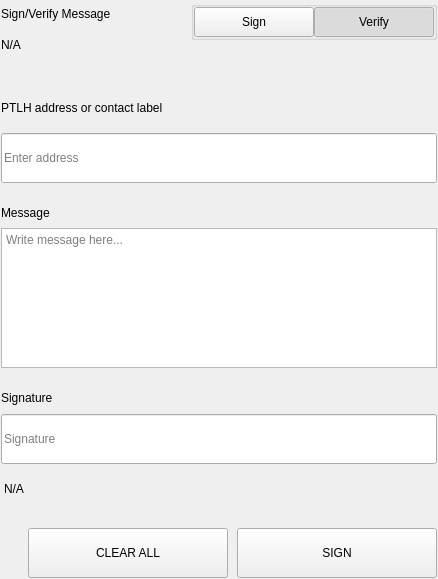
<?xml version="1.0" encoding="UTF-8"?>
<ui version="4.0">
 <class>SettingsSignMessageWidgets</class>
 <widget class="QWidget" name="SettingsSignMessageWidgets">
  <property name="geometry">
   <rect>
    <x>0</x>
    <y>0</y>
    <width>438</width>
    <height>579</height>
   </rect>
  </property>
  <property name="windowTitle">
   <string>Form</string>
  </property>
  <layout class="QVBoxLayout" name="verticalLayout">
   <property name="spacing">
    <number>0</number>
   </property>
   <property name="leftMargin">
    <number>0</number>
   </property>
   <property name="topMargin">
    <number>0</number>
   </property>
   <property name="rightMargin">
    <number>0</number>
   </property>
   <property name="bottomMargin">
    <number>0</number>
   </property>
   <item>
    <widget class="QWidget" name="left" native="true">
     <layout class="QVBoxLayout" name="verticalLayout_3">
      <property name="leftMargin">
       <number>0</number>
      </property>
      <property name="topMargin">
       <number>0</number>
      </property>
      <property name="rightMargin">
       <number>0</number>
      </property>
      <property name="bottomMargin">
       <number>0</number>
      </property>
      <item>
       <widget class="QWidget" name="container_sign" native="true">
        <layout class="QVBoxLayout" name="verticalLayout_2">
         <property name="spacing">
          <number>0</number>
         </property>
         <property name="leftMargin">
          <number>1</number>
         </property>
         <property name="topMargin">
          <number>1</number>
         </property>
         <property name="rightMargin">
          <number>1</number>
         </property>
         <property name="bottomMargin">
          <number>1</number>
         </property>
         <item>
          <layout class="QHBoxLayout" name="horizontalLayout_3" stretch="3,1">
           <property name="spacing">
            <number>40</number>
           </property>
           <item>
            <layout class="QVBoxLayout" name="verticalLayoutTitle">
             <property name="spacing">
              <number>5</number>
             </property>
             <item>
              <widget class="QLabel" name="labelTitle">
               <property name="text">
                <string>Sign/Verify Message</string>
               </property>
              </widget>
             </item>
             <item>
              <widget class="QLabel" name="labelSubtitle1">
               <property name="text">
                <string notr="true">N/A</string>
               </property>
               <property name="wordWrap">
                <bool>true</bool>
               </property>
              </widget>
             </item>
            </layout>
           </item>
           <item alignment="Qt::AlignRight|Qt::AlignTop">
            <widget class="QWidget" name="containerSwitch" native="true">
             <property name="styleSheet">
              <string notr="true">#containerSwitch{
	padding-top:9px;
}</string>
             </property>
             <layout class="QVBoxLayout" name="verticalLayout_6">
              <property name="spacing">
               <number>4</number>
              </property>
              <property name="leftMargin">
               <number>0</number>
              </property>
              <property name="topMargin">
               <number>0</number>
              </property>
              <property name="rightMargin">
               <number>0</number>
              </property>
              <property name="bottomMargin">
               <number>0</number>
              </property>
              <item alignment="Qt::AlignRight">
               <widget class="QGroupBox" name="groupBox">
                <property name="sizePolicy">
                 <sizepolicy hsizetype="Fixed" vsizetype="Preferred">
                  <horstretch>0</horstretch>
                  <verstretch>0</verstretch>
                 </sizepolicy>
                </property>
                <property name="title">
                 <string/>
                </property>
                <property name="alignment">
                 <set>Qt::AlignRight|Qt::AlignTop|Qt::AlignTrailing</set>
                </property>
                <layout class="QHBoxLayout" name="horizontalLayout_4">
                 <property name="spacing">
                  <number>0</number>
                 </property>
                 <property name="leftMargin">
                  <number>0</number>
                 </property>
                 <property name="topMargin">
                  <number>0</number>
                 </property>
                 <property name="rightMargin">
                  <number>0</number>
                 </property>
                 <property name="bottomMargin">
                  <number>0</number>
                 </property>
                 <item>
                  <widget class="QPushButton" name="pushSign">
                   <property name="minimumSize">
                    <size>
                     <width>120</width>
                     <height>30</height>
                    </size>
                   </property>
                   <property name="maximumSize">
                    <size>
                     <width>120</width>
                     <height>30</height>
                    </size>
                   </property>
                   <property name="focusPolicy">
                    <enum>Qt::NoFocus</enum>
                   </property>
                   <property name="text">
                    <string>Sign</string>
                   </property>
                   <property name="checkable">
                    <bool>true</bool>
                   </property>
                   <property name="autoExclusive">
                    <bool>true</bool>
                   </property>
                  </widget>
                 </item>
                 <item>
                  <widget class="QPushButton" name="pushVerify">
                   <property name="minimumSize">
                    <size>
                     <width>120</width>
                     <height>30</height>
                    </size>
                   </property>
                   <property name="maximumSize">
                    <size>
                     <width>120</width>
                     <height>30</height>
                    </size>
                   </property>
                   <property name="focusPolicy">
                    <enum>Qt::NoFocus</enum>
                   </property>
                   <property name="text">
                    <string>Verify</string>
                   </property>
                   <property name="checkable">
                    <bool>true</bool>
                   </property>
                   <property name="checked">
                    <bool>true</bool>
                   </property>
                   <property name="autoExclusive">
                    <bool>true</bool>
                   </property>
                  </widget>
                 </item>
                </layout>
               </widget>
              </item>
              <item alignment="Qt::AlignHCenter|Qt::AlignTop">
               <widget class="QLabel" name="labelSubtitleSwitch">
                <property name="text">
                 <string/>
                </property>
                <property name="alignment">
                 <set>Qt::AlignRight|Qt::AlignTrailing|Qt::AlignVCenter</set>
                </property>
               </widget>
              </item>
             </layout>
            </widget>
           </item>
          </layout>
         </item>
         <item>
          <spacer name="verticalSpacer_2">
           <property name="orientation">
            <enum>Qt::Vertical</enum>
           </property>
           <property name="sizeType">
            <enum>QSizePolicy::Fixed</enum>
           </property>
           <property name="sizeHint" stdset="0">
            <size>
             <width>20</width>
             <height>40</height>
            </size>
           </property>
          </spacer>
         </item>
         <item>
          <widget class="QWidget" name="containerAddress" native="true">
           <property name="sizePolicy">
            <sizepolicy hsizetype="Preferred" vsizetype="Fixed">
             <horstretch>0</horstretch>
             <verstretch>0</verstretch>
            </sizepolicy>
           </property>
           <layout class="QVBoxLayout" name="verticalLayout_5" stretch="0,0">
            <property name="spacing">
             <number>15</number>
            </property>
            <property name="leftMargin">
             <number>0</number>
            </property>
            <property name="topMargin">
             <number>0</number>
            </property>
            <property name="rightMargin">
             <number>0</number>
            </property>
            <property name="bottomMargin">
             <number>0</number>
            </property>
            <item>
             <widget class="QLabel" name="labelSubtitleAddress">
              <property name="minimumSize">
               <size>
                <width>0</width>
                <height>20</height>
               </size>
              </property>
              <property name="maximumSize">
               <size>
                <width>16777215</width>
                <height>20</height>
               </size>
              </property>
              <property name="text">
               <string>PTLH address or contact label</string>
              </property>
             </widget>
            </item>
            <item>
             <widget class="QLineEdit" name="addressIn_SM">
              <property name="minimumSize">
               <size>
                <width>0</width>
                <height>50</height>
               </size>
              </property>
              <property name="maximumSize">
               <size>
                <width>16777215</width>
                <height>50</height>
               </size>
              </property>
              <property name="placeholderText">
               <string>Enter address</string>
              </property>
             </widget>
            </item>
           </layout>
          </widget>
         </item>
         <item>
          <spacer name="verticalSpacer_3">
           <property name="orientation">
            <enum>Qt::Vertical</enum>
           </property>
           <property name="sizeType">
            <enum>QSizePolicy::Fixed</enum>
           </property>
           <property name="sizeHint" stdset="0">
            <size>
             <width>20</width>
             <height>20</height>
            </size>
           </property>
          </spacer>
         </item>
         <item>
          <layout class="QVBoxLayout" name="verticalLayout_9">
           <property name="spacing">
            <number>5</number>
           </property>
           <item>
            <widget class="QLabel" name="labelSubtitleMessage">
             <property name="minimumSize">
              <size>
               <width>0</width>
               <height>20</height>
              </size>
             </property>
             <property name="maximumSize">
              <size>
               <width>16777215</width>
               <height>20</height>
              </size>
             </property>
             <property name="text">
              <string>Message</string>
             </property>
            </widget>
           </item>
           <item>
            <widget class="QPlainTextEdit" name="messageIn_SM">
             <property name="minimumSize">
              <size>
               <width>0</width>
               <height>140</height>
              </size>
             </property>
             <property name="maximumSize">
              <size>
               <width>16777215</width>
               <height>140</height>
              </size>
             </property>
             <property name="placeholderText">
              <string>Write message here...</string>
             </property>
            </widget>
           </item>
          </layout>
         </item>
         <item>
          <spacer name="verticalSpacer_4">
           <property name="orientation">
            <enum>Qt::Vertical</enum>
           </property>
           <property name="sizeType">
            <enum>QSizePolicy::Fixed</enum>
           </property>
           <property name="sizeHint" stdset="0">
            <size>
             <width>20</width>
             <height>20</height>
            </size>
           </property>
          </spacer>
         </item>
         <item>
          <widget class="QWidget" name="widget" native="true">
           <property name="minimumSize">
            <size>
             <width>0</width>
             <height>75</height>
            </size>
           </property>
           <property name="maximumSize">
            <size>
             <width>16777215</width>
             <height>16777215</height>
            </size>
           </property>
           <layout class="QVBoxLayout" name="verticalLayout_4">
            <property name="leftMargin">
             <number>0</number>
            </property>
            <property name="topMargin">
             <number>0</number>
            </property>
            <property name="rightMargin">
             <number>0</number>
            </property>
            <property name="bottomMargin">
             <number>0</number>
            </property>
            <item>
             <widget class="QLabel" name="labelSubtitleSignature">
              <property name="minimumSize">
               <size>
                <width>0</width>
                <height>20</height>
               </size>
              </property>
              <property name="maximumSize">
               <size>
                <width>16777215</width>
                <height>20</height>
               </size>
              </property>
              <property name="text">
               <string>Signature</string>
              </property>
             </widget>
            </item>
            <item>
             <widget class="QLineEdit" name="signatureOut_SM">
              <property name="minimumSize">
               <size>
                <width>0</width>
                <height>50</height>
               </size>
              </property>
              <property name="placeholderText">
               <string>Signature</string>
              </property>
             </widget>
            </item>
           </layout>
          </widget>
         </item>
         <item>
          <widget class="QLabel" name="statusLabel_SM">
           <property name="styleSheet">
            <string notr="true">padding-top:5px;</string>
           </property>
           <property name="text">
            <string notr="true">N/A</string>
           </property>
          </widget>
         </item>
         <item>
          <spacer name="verticalSpacer">
           <property name="orientation">
            <enum>Qt::Vertical</enum>
           </property>
           <property name="sizeType">
            <enum>QSizePolicy::Fixed</enum>
           </property>
           <property name="sizeHint" stdset="0">
            <size>
             <width>20</width>
             <height>20</height>
            </size>
           </property>
          </spacer>
         </item>
         <item>
          <layout class="QHBoxLayout" name="horizontalLayout_7">
           <property name="spacing">
            <number>9</number>
           </property>
           <item>
            <spacer name="horizontalSpacer_5">
             <property name="orientation">
              <enum>Qt::Horizontal</enum>
             </property>
             <property name="sizeType">
              <enum>QSizePolicy::Expanding</enum>
             </property>
             <property name="sizeHint" stdset="0">
              <size>
               <width>40</width>
               <height>20</height>
              </size>
             </property>
            </spacer>
           </item>
           <item>
            <widget class="QPushButton" name="pushButtonClear">
             <property name="minimumSize">
              <size>
               <width>200</width>
               <height>50</height>
              </size>
             </property>
             <property name="focusPolicy">
              <enum>Qt::NoFocus</enum>
             </property>
             <property name="text">
              <string>CLEAR ALL</string>
             </property>
            </widget>
           </item>
           <item>
            <widget class="QPushButton" name="pushButtonSave">
             <property name="minimumSize">
              <size>
               <width>200</width>
               <height>50</height>
              </size>
             </property>
             <property name="maximumSize">
              <size>
               <width>200</width>
               <height>50</height>
              </size>
             </property>
             <property name="focusPolicy">
              <enum>Qt::NoFocus</enum>
             </property>
             <property name="text">
              <string>SIGN</string>
             </property>
            </widget>
           </item>
          </layout>
         </item>
        </layout>
       </widget>
      </item>
     </layout>
    </widget>
   </item>
  </layout>
 </widget>
 <resources/>
 <connections/>
</ui>
